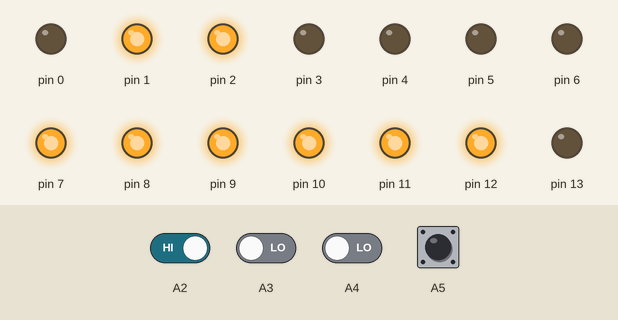
A sketch run on a simulated Arduino Uno, built with avr-gcc and run on an emulated ATmega328P. Parts: output pins drawn as LEDs (lit = HIGH). The test bench sets the inputs (shaded band); at power-on: A2, A5 HIGH, A3, A4 LOW.

Above: at 1.2 s.
1.3 s: A3 driven HIGH
At 1.8 s:
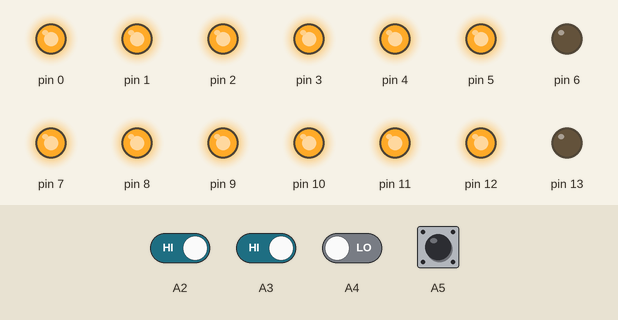
2.8 s: A2 driven LOW
At 4.0 s:
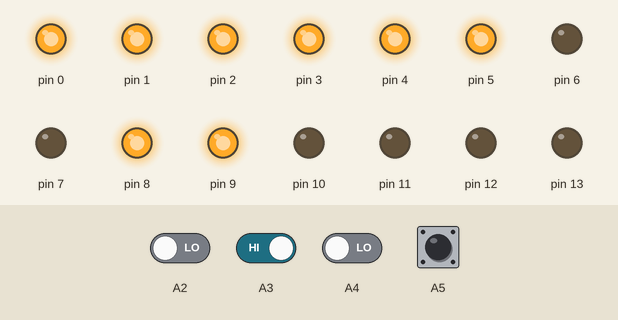
4.3 s: A4 driven HIGH
At 5.3 s:
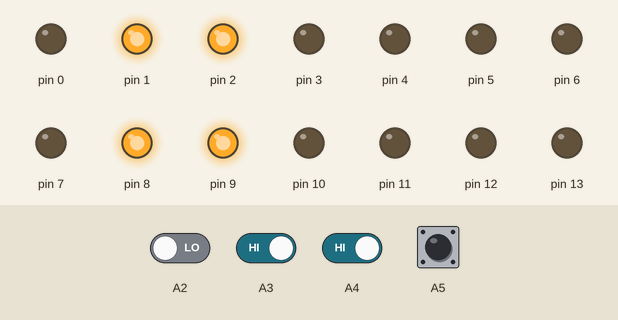
5.8 s: A4 driven LOW
At 6.4 s:
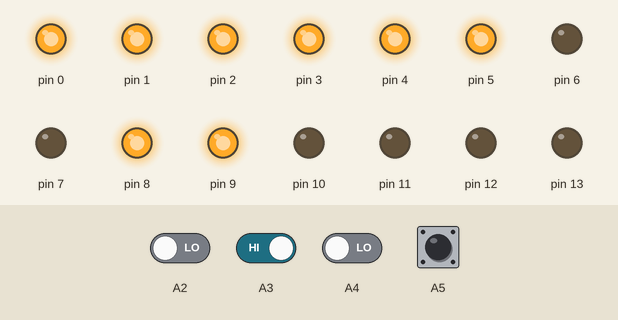
7.3 s: A2 driven HIGH
At 7.6 s:
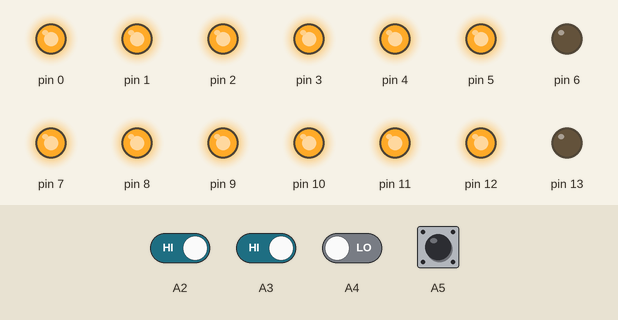
Timing chart, 0 to 9.8 s (numbered marks = the images above; inputs shaded):
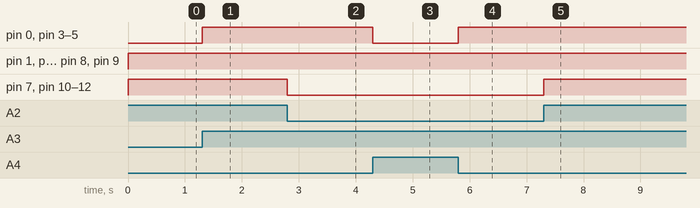

The sketch:

Full_Adder_Subtractor_7Segment_Display.ino
```cpp
byte a,b,c,s;
byte x,y,z,d,e,f,g;

//Function to display 0
void zero(byte x,byte y,byte z,byte d,byte e,byte f,byte g){
      digitalWrite(x,HIGH);
      digitalWrite(y,HIGH);
      digitalWrite(z,HIGH);
      digitalWrite(d,HIGH);
      digitalWrite(e,HIGH);
      digitalWrite(f,HIGH);
      digitalWrite(g,LOW);
}
//Function to display 1
void one(byte x,byte y,byte z,byte d,byte e,byte f,byte g){
      digitalWrite(x,LOW);
      digitalWrite(y,HIGH);
      digitalWrite(z,HIGH);
      digitalWrite(d,LOW);
      digitalWrite(e,LOW);
      digitalWrite(f,LOW);
      digitalWrite(g,LOW);
}


void setup() {
  // put your setup code here, to run once:
  pinMode(A2,INPUT);

  pinMode(A3,INPUT);
  pinMode(A4,INPUT);
  pinMode(A5,INPUT);

  pinMode(0,OUTPUT);
  pinMode(1,OUTPUT);
  pinMode(2,OUTPUT);
  pinMode(3,OUTPUT);
  pinMode(4,OUTPUT);
  pinMode(5,OUTPUT);
  pinMode(6,OUTPUT);

  pinMode(7,OUTPUT);
  pinMode(8,OUTPUT);
  pinMode(9,OUTPUT);
  pinMode(10,OUTPUT);
  pinMode(11,OUTPUT);
  pinMode(12,OUTPUT);
  pinMode(13,OUTPUT);


}

void loop() {
  // put your main code here, to run repeatedly:
  a = digitalRead(A5);
  b = digitalRead(A4);
  c = digitalRead(A3);
  s = digitalRead(A2);

  // Full Adder
  if(s == LOW){

    if(a == LOW && b == LOW && c == LOW)
    {
      zero(0,1,2,3,4,5,6);

      zero(7,8,9,10,11,12,13);
    }

    else if(a == LOW && b == LOW && c == HIGH)
    {
      one(0,1,2,3,4,5,6);

      zero(7,8,9,10,11,12,13);
    }

    else if(a == LOW && b == HIGH && c == LOW)
    {
      one(0,1,2,3,4,5,6);

      zero(7,8,9,10,11,12,13);
    }

    else if(a == LOW && b == HIGH && c == HIGH)
    {
      zero(0,1,2,3,4,5,6);

      one(7,8,9,10,11,12,13);
    }

    else if(a == HIGH && b == LOW && c == LOW)
    {
      one(0,1,2,3,4,5,6);

      zero(7,8,9,10,11,12,13);
    }

    else if(a == HIGH && b == LOW && c == HIGH)
    {
      zero(0,1,2,3,4,5,6);

      one(7,8,9,10,11,12,13);
    }

    else if(a == HIGH && b == HIGH && c == LOW)
    {
      zero(0,1,2,3,4,5,6);

      one(7,8,9,10,11,12,13);
    }

    else if(a == HIGH && b == HIGH && c == HIGH)
    {
      one(0,1,2,3,4,5,6);

      one(7,8,9,10,11,12,13);
    }
 }

  //Full Subtractor
  else if(s == HIGH){

    if(a == LOW && b == LOW && c == LOW)
    {
      zero(0,1,2,3,4,5,6);

      zero(7,8,9,10,11,12,13);
    }

    else if(a == LOW && b == LOW && c == HIGH)
    {
      one(0,1,2,3,4,5,6);

      one(7,8,9,10,11,12,13);
    }

    else if(a == LOW && b == HIGH && c == LOW)
    {
      one(0,1,2,3,4,5,6);

      one(7,8,9,10,11,12,13);
    }

    else if(a == LOW && b == HIGH && c == HIGH)
    {
      zero(0,1,2,3,4,5,6);

      one(7,8,9,10,11,12,13);
    }

    else if(a == HIGH && b == LOW && c == LOW)
    {
      one(0,1,2,3,4,5,6);

      zero(7,8,9,10,11,12,13);
    }

    else if(a == HIGH && b == LOW && c == HIGH)
    {
      zero(0,1,2,3,4,5,6);

      zero(7,8,9,10,11,12,13);
    }

    else if(a == HIGH && b == HIGH && c == LOW)
    {
      zero(0,1,2,3,4,5,6);

      zero(7,8,9,10,11,12,13);
    }

    else if(a == HIGH && b == HIGH && c == HIGH)
    {
      one(0,1,2,3,4,5,6);

      one(7,8,9,10,11,12,13);
    }
 }
}
```

Measured:
- after the input at 1.3 s, pin 0, pin 3–5: LOW → HIGH at once
- after the input at 2.8 s, pin 7, pin 10–12: HIGH → LOW at once
- after the input at 4.3 s, pin 0, pin 3–5: HIGH → LOW at once
- after the input at 5.8 s, pin 0, pin 3–5: LOW → HIGH at once
- after the input at 7.3 s, pin 7, pin 10–12: LOW → HIGH at once
